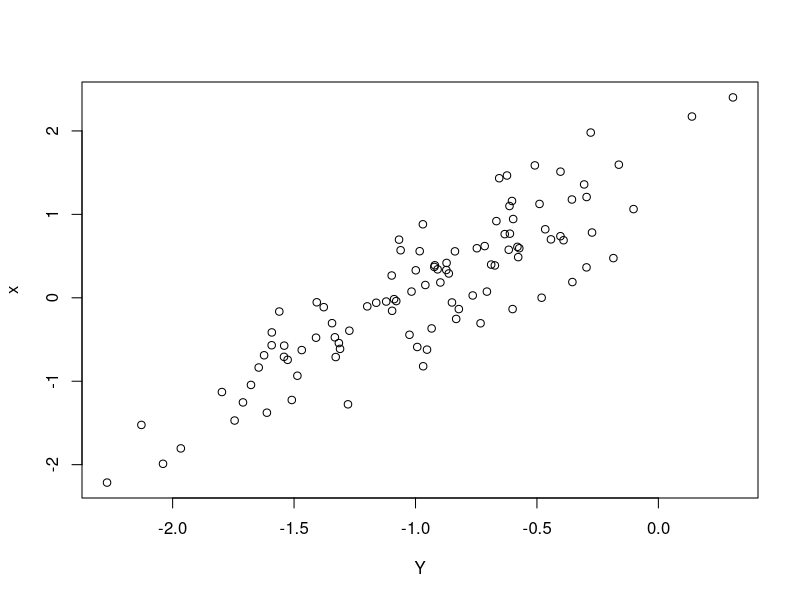
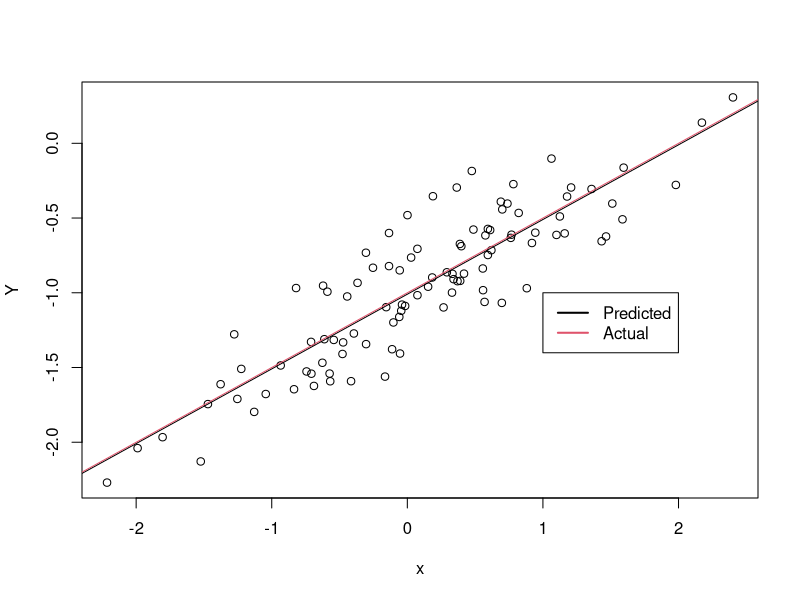
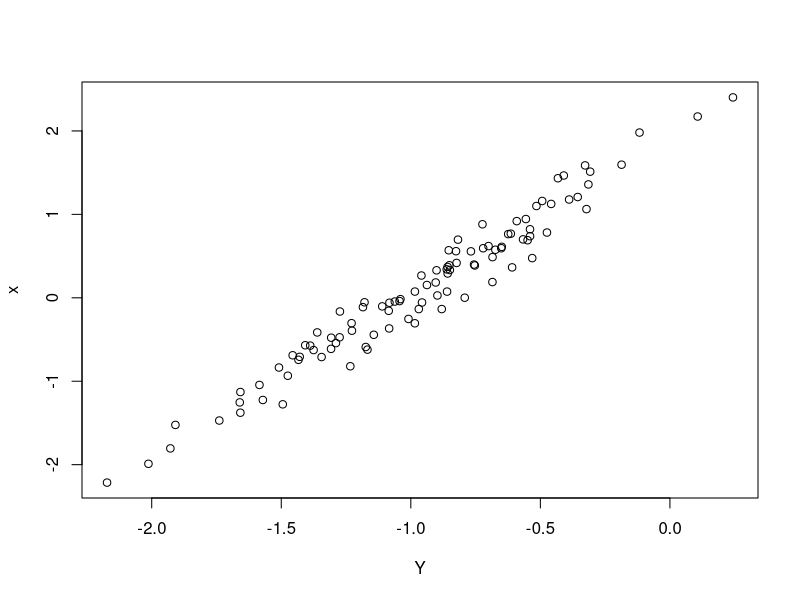
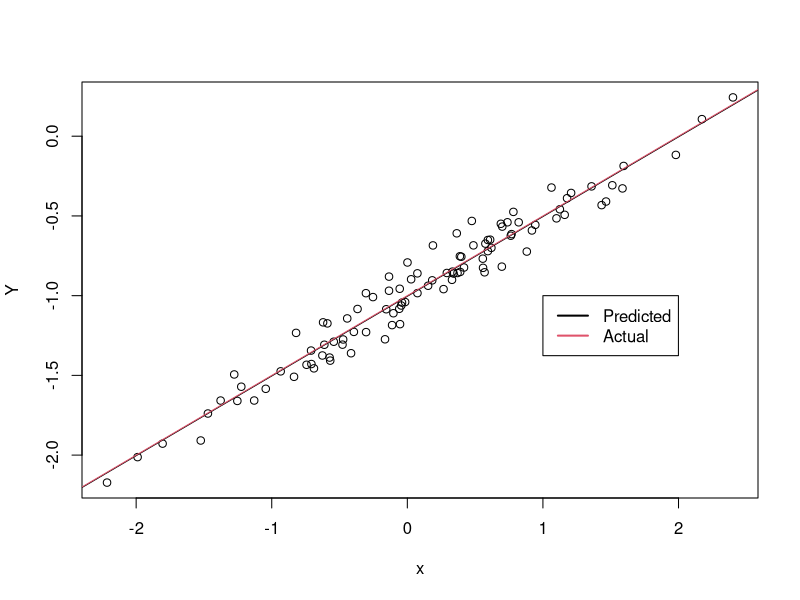
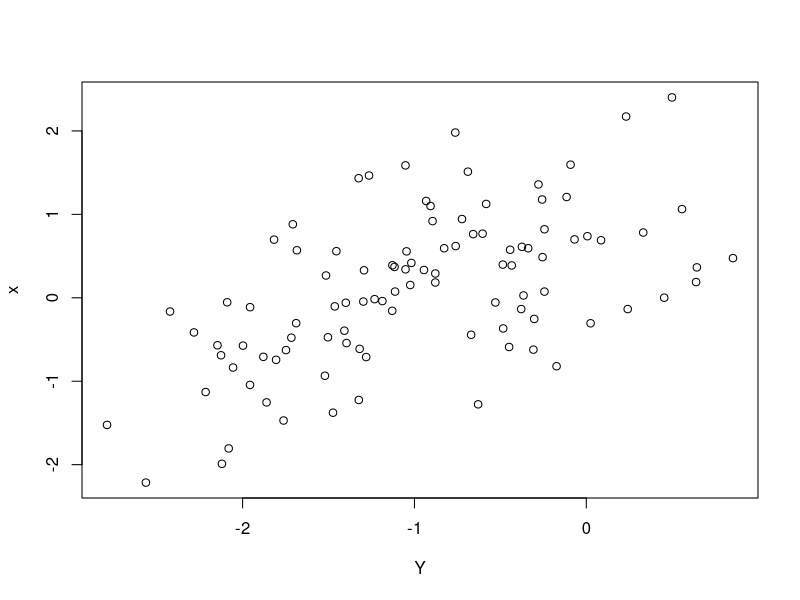
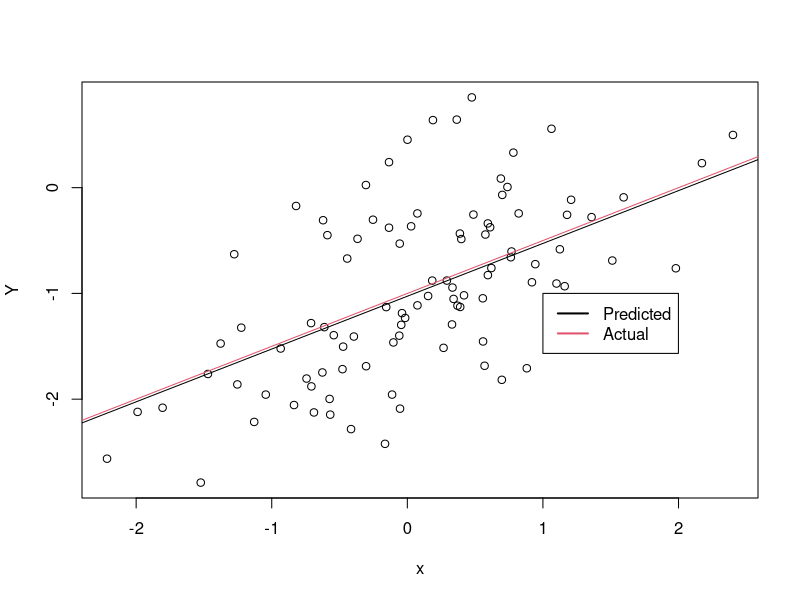
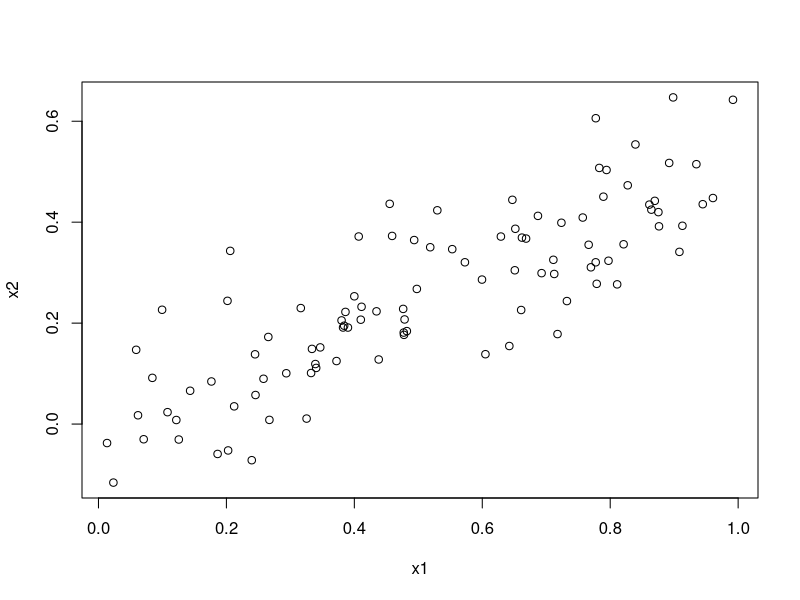
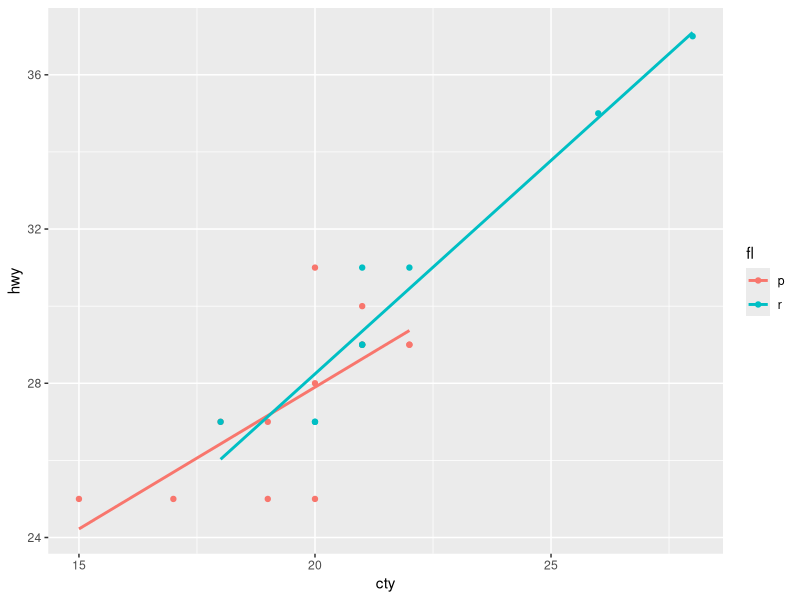

Recreate these plots in R, in order.
## ---- chunk 1
set.seed(1)
x <- rnorm(n= 100, mean = 0, sd =1)
## ---- chunk 2
eps <- rnorm(n = 100, mean = 0, sd = 0.25)
## ---- chunk 3
Y = -1 + 0.5*x + eps
length(Y)
## ---- chunk 4
plot(Y,x)
## ---- chunk 5
lm1 <- lm(Y~x)
summary(lm1)
## ---- chunk 6
plot(x,Y)
abline(lm1,col = 1)
abline(-1,0.5, col = 2)
legend(-1,c("Predicted","Actual"), col = 1:2, lwd = 2)
## ---- chunk 7
lm2 = lm(Y ~ x + I(x^2))
summary(lm2)
## ---- chunk 8
set.seed(1)
x <- rnorm(n= 100, mean = 0, sd =1)
## ---- chunk 9
eps <- rnorm(n = 100, mean = 0, sd = 0.10)
## ---- chunk 10
Y = -1 + 0.5*x + eps
length(Y)
## ---- chunk 11

plot(Y,x)
## ---- chunk 12

lm2 <- lm(Y~x)
summary(lm2)
## ---- chunk 13
plot(x,Y)
abline(lm2,col = 1)
abline(-1,0.5, col = 2)
legend(-1,c("Predicted","Actual"), col = 1:2, lwd = 2)
## ---- chunk 14
set.seed(1)
x <- rnorm(n= 100, mean = 0, sd =1)
## ---- chunk 15
eps <- rnorm(n = 100, mean = 0, sd = 0.70)
## ---- chunk 16
Y = -1 + 0.5*x + eps
length(Y)
## ---- chunk 17
plot(Y,x)
## ---- chunk 18
lm3 <- lm(Y~x)
summary(lm3)
## ---- chunk 19
plot(x,Y)
abline(lm3,col = 1)
abline(-1,0.5, col = 2)
legend(-1,c("Predicted","Actual"), col = 1:2, lwd = 2)
## ---- chunk 20
confint(lm1)
confint(lm2)
confint(lm3)
## ---- chunk 21
set.seed (1)
x1 <- runif(100)
x2 <- 0.5 * x1 + rnorm (100) / 10
y <- 2 + 2 * x1 + 0.3 * x2 + rnorm (100)
## ---- chunk 22
cor(x1,x2)
plot(x1,x2)
## ---- chunk 23
lm1 <- lm(y~x1+x2)
summary(lm1)
## ---- chunk 24
set.seed (1)
x1 <- runif(100)
x2 <- 0.5 * x1 + rnorm (100) / 10
y <- 2 + 2 * x1 + 0.3 * x2 + rnorm (100)

x1_c <- scale(x1, scale = FALSE)
x2_c <- scale(x2, scale = FALSE)
y_c <- scale(y, scale = FALSE)

#lm2 <- lm(y_c~x1_c+x2_c)
#summary(lm2)

#correlation
r_x1y <- cor(x1_c,y_c)
r_x2y <- cor(x2_c,y_c)
r_x1x2 <- cor(x1_c,x2_c)

#variance
s_y <- var(y_c)
s_x1 <- var(x1_c)
s_x2 <- var(x2_c)

beta_hat_1 <- (r_x1y*s_y*(1-(r_x1x2^2))-s_y*r_x1x2*(r_x2y-r_x1x2*r_x1y))/(s_x1*(1-(r_x1x2^2)))
beta_hat_1
beta_hat_2 <- (s_y*(r_x2y-r_x1x2*r_x1y))/(s_x2*(1-(r_x1x2^2)))
beta_hat_2
## ---- chunk 25
library(ggplot2)
library(dplyr)
mpg_new <- mpg %>% 
  filter(year == 2008, class == "compact")
## ---- chunk 26
s.lrm <- lm(hwy ~ fl, data = mpg_new)
summary(s.lrm)
## ---- chunk 27
m.lrm <- lm(hwy ~ fl + cty, data = mpg_new)
summary(m.lrm)
## ---- chunk 28
mlr_interact_plot <- ggplot(mpg_new, aes(x = cty, y = hwy)) +
  geom_point(aes(color = fl)) + 
  geom_smooth(aes(color = fl), method = "lm", se = FALSE)
print(mlr_interact_plot)
